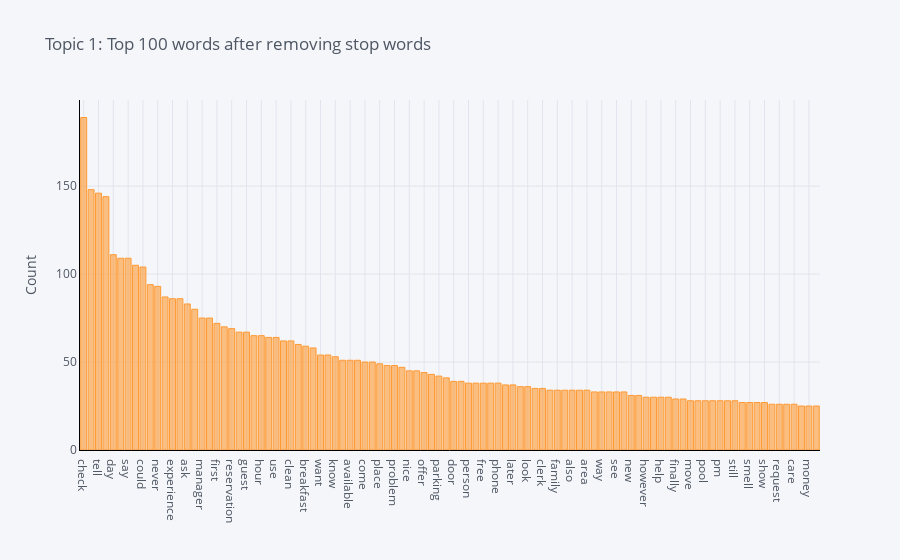

Notebook source saved alongside this figure:
### Code cell
plot_model(model=lda3, plot = 'frequency', topic_num = 'Topic 1')

### Figure 1 — Plotly figure (JSON) as saved in the notebook; plotly's stock layout.template omitted (floating-point values rounded to 4 significant figures)
{"data": [{"marker": {"color": "rgba(255, 153, 51, 0.6)", "line": {"color": "rgba(255, 153, 51, 1.0)", "width": 1}}, "name": "count", "orientation": "v", "text": "", "type": "bar", "x": ["check", "time", "tell", "call", "day", "give", "say", "book", "could", "take", "never", "charge", "experience", "work", "ask", "back", "manager", "arrive", "first", "find", "reservation", "service", "guest", "leave", "hour", "bed", "use", "need", "clean", "try", "breakfast", "pay", "want", "even", "know", "wait", "available", "morning", "come", "next", "place", "well", "problem", "minute", "nice", "rude", "offer", "late", "parking", "issue", "door", "ever", "person", "refund", "free", "last", "phone", "rate", "later", "travel", "look", "key", "clerk", "water", "family", "receive", "also", "location", "area", "review", "way", "desk", "see", "much", "new", "people", "however", "expect", "help", "end", "finally", "long", "move", "week", "pool", "early", "pm", "let", "still", "suite", "smell", "floor", "show", "think", "request", "put", "care", "towel", "money", "double"], "y": [189, 148, 146, 144, 111, 109, 109, 105, 104, 94, 93, 87, 86, 86, 83, 80, 75, 75, 72, 70, 69, 67, 67, 65, 65, 64, 64, 62, 62, 60, 59, 58, 54, 54, 53, 51, 51, 51, 50, 50, 49, 48, 48, 47, 45, 45, 44, 43, 42, 41, 39, 39, 38, 38, 38, 38, 38, 37, 37, 36, 36, 35, 35, 34, 34, 34, 34, 34, 34, 33, 33, 33, 33, 33, 31, 31, 30, 30, 30, 30, 29, 29, 28, 28, 28, 28, 28, 28, 28, 27, 27, 27, 27, 26, 26, 26, 26, 25, 25, 25]}], "layout": {"autosize": true, "legend": {"bgcolor": "#F5F6F9", "font": {"color": "#4D5663"}}, "paper_bgcolor": "#F5F6F9", "plot_bgcolor": "#F5F6F9", "title": {"font": {"color": "#4D5663"}, "text": "Topic 1: Top 100 words after removing stop words"}, "xaxis": {"autorange": true, "gridcolor": "#E1E5ED", "linecolor": "black", "range": [-0.5, 99.5], "showgrid": true, "tickfont": {"color": "#4D5663"}, "title": {"font": {"color": "#4D5663"}, "text": ""}, "type": "category", "zerolinecolor": "#E1E5ED"}, "yaxis": {"autorange": true, "gridcolor": "#E1E5ED", "linecolor": "black", "range": [0, 198.9], "showgrid": true, "tickfont": {"color": "#4D5663"}, "title": {"font": {"color": "#4D5663"}, "text": "Count"}, "type": "linear", "zerolinecolor": "#E1E5ED"}}}
